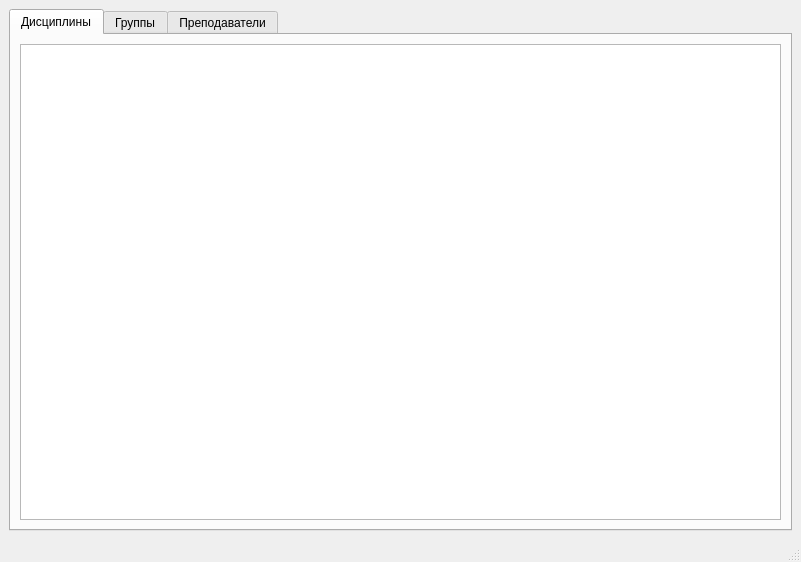
<?xml version="1.0" encoding="UTF-8"?>
<ui version="4.0">
 <class>MainWindow</class>
 <widget class="QMainWindow" name="MainWindow">
  <property name="geometry">
   <rect>
    <x>0</x>
    <y>0</y>
    <width>801</width>
    <height>562</height>
   </rect>
  </property>
  <property name="windowTitle">
   <string>MainWindow</string>
  </property>
  <widget class="QWidget" name="centralwidget">
   <layout class="QGridLayout" name="gridLayout">
    <item row="0" column="0">
     <widget class="QTabWidget" name="tabWidget">
      <property name="currentIndex">
       <number>0</number>
      </property>
      <widget class="QWidget" name="disciplinesTab">
       <attribute name="title">
        <string>Дисциплины</string>
       </attribute>
       <layout class="QGridLayout" name="gridLayout_4">
        <item row="0" column="0">
         <widget class="QTableView" name="disciplinesTableView"/>
        </item>
       </layout>
      </widget>
      <widget class="QWidget" name="groupsTab">
       <attribute name="title">
        <string>Группы</string>
       </attribute>
       <layout class="QGridLayout" name="gridLayout_2">
        <item row="0" column="0">
         <widget class="QListView" name="groupsListView"/>
        </item>
       </layout>
      </widget>
      <widget class="QWidget" name="professorsTab">
       <attribute name="title">
        <string>Преподаватели</string>
       </attribute>
       <layout class="QGridLayout" name="gridLayout_3">
        <item row="0" column="0">
         <widget class="QListView" name="professorsListView"/>
        </item>
       </layout>
      </widget>
     </widget>
    </item>
   </layout>
  </widget>
  <widget class="QMenuBar" name="menubar">
   <property name="geometry">
    <rect>
     <x>0</x>
     <y>0</y>
     <width>801</width>
     <height>20</height>
    </rect>
   </property>
  </widget>
  <widget class="QStatusBar" name="statusbar"/>
  <action name="exitAction">
   <property name="text">
    <string>Выход</string>
   </property>
  </action>
 </widget>
 <resources/>
 <connections/>
</ui>
